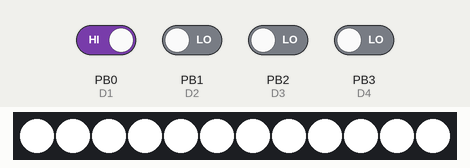
Simulated run of this sketch. Board: ATtiny85, built with avr-gcc and run on an emulated ATtiny85. Shown: 12 RGB LEDs in strip order, left to right. Inputs (shaded band) come from the test bench; at power-on: PB0 (D1) HIGH, PB1 (D2), PB2 (D3), PB3 (D4) LOW. Dim RGB values are drawn brighter than linear.

Above: at 4.9 s.
5.0 s: PB2 (D3) driven HIGH
At 5.13 s:
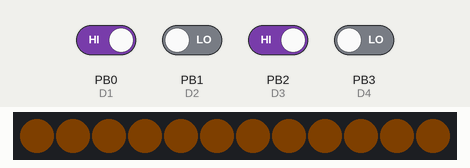
6.8 s: PB0 (D1) driven LOW
At 7.5 s:
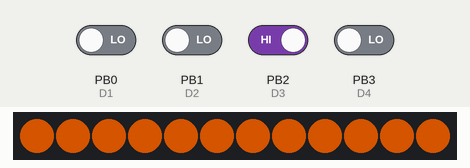
8.7 s: PB3 (D4) driven HIGH
At 9.96 s:
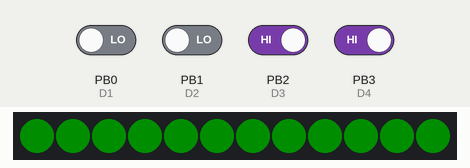
10.7 s: PB1 (D2) driven HIGH
At 11.67 s:
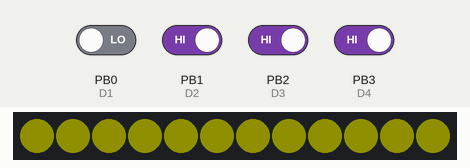
13.7 s: PB0 (D1) driven HIGH
At 14.15 s:
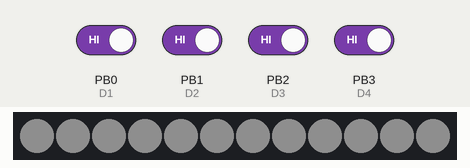
15.5 s: PB1 (D2) driven LOW
At 15.98 s:
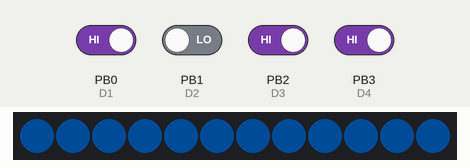

The sketch:

lsm.ino
```cpp
#include <Adafruit_NeoPixel.h>
#include <SM.h>
//#include <State.h>

/*The color palette initially should support the following:

White:	(255,255,255).
Orange: (255,102,0)
Deep Red: (255,0,0)
Green:	(0,255,0)
Blue:  (0,128,255)
Purple: (128,0,255)
Yellow:  (255,255,0)

And support the speeds of Slow, Medium, Fast for each color.

To speed up the transition rate do:

To speed up/slow down the flash rates do:

This gives up the following combinations for the state machine.
0    OFF
1    ON WHITE
2    SLOW WHITE
3    MEDIUM WHITE
4    ON ORANGE
5    SLOW ORANGE
6    MEDIUM ORANGE
7    ON RED
8    SLOW RED
9    FAST RED
10.  ON GREEN
11.  SLOW GREEN
12.  MEDIUM GREEN

Next set of colors are for fun.

13.   FAST BLUE
14.   FAST YELLOW
15.   FAST PURPLE

The color transition effect are disabled, can be added later.

State S1(){
//low white fade in/out
//Fadeup
for (uint16_t b = 5; b< 30; b++) {
 colorFast(strip.Color(b,b,b),15);
}
stateread();

//Fadedown
for (uint16_t b = 30; b> 5; b=b-1) {
  colorFast(strip.Color(b,b,b),8);
}
stateread();

 State S3(){
 // low fade red
 for (uint16_t b = 5; b< 30; b++) {
   colorFast(strip.Color(b,0,0),15);
 }
 stateread();
 for (uint16_t b = 30; b> 5; b=b-1) {
   colorFast(strip.Color(b,0,0),8);
 }
 stateread();

}

#TODO

Need to get more accurate color representation

Checkout example at:

https://learn.adafruit.com/downloads/pdf/neopixel-ring-clock.pdf

Need to get a better & faster transition.

Need to experiment with more subtle flashing effect.

*/

SM Simple(S1);

#define D1 0
#define D2 1
#define D3 2
#define D4 3
#define NUM_LEDS 12 //60LED per strip
#define DATA_PIN 4 //output pin on ATTiny85
//#define BTN_PIN 0 //input pin on ATTiny85
//#define BTN_DELAY 250 //add delay for debounce
#define NUM_PATTERNS 16 //patterns avail
#define CTR_THRESH 16

uint8_t j = 0;
uint8_t pattern=1;
//uint8_t buttonState=0;
uint8_t lastPix=0;
uint8_t myPix=0;
uint8_t direction=1;
uint8_t counter=0;
uint8_t colors[3];
uint32_t setColor=0;
unsigned long mark;
  boolean flag1=0;
  boolean flag2=0;
  boolean flag3=0;
  boolean flag4=0;

// Uses GRB instead of RGB
// Uses 800Khz datastream

Adafruit_NeoPixel strip = Adafruit_NeoPixel(NUM_LEDS, DATA_PIN, NEO_GRB + NEO_KHZ800);

void colorFast(uint32_t c, uint8_t wait) {
  for (uint16_t i = 0; i < strip.numPixels(); i++) {
    strip.setPixelColor(i, c);
  }
  strip.show();
  delay(wait);
}

void setup(){
  pinMode(D1, INPUT);
  pinMode(D2, INPUT);
  pinMode(D3, INPUT);
  pinMode(D4, INPUT);
  // Initialize with medium fast white.
  strip.begin();
  Simple.Set(S2);
/*  for (uint16_t b = 1; b< 15; b++) {
    colorFast(strip.Color(b,b,b),50);
  }
  for (uint16_t b = 15; b> 1; b=b-1) {
    colorFast(strip.Color(b,b,b),25);
  }
*/
}

// Colorfast is a function which iterates through all the pixels in the strip, wait is delay in milliseconds.

void stateread() {
  flag1 = digitalRead(D1);
  flag2 = digitalRead(D2);
  flag3 = digitalRead(D3);
  flag4 = digitalRead(D4);

  if(!flag1&&!flag2&&!flag3&&!flag4) Simple.Set(S0);
  if(flag1&&!flag2&&!flag3&&!flag4) Simple.Set(S1);
  if(!flag1&&flag2&&!flag3&&!flag4) Simple.Set(S2);
  if(flag1&&flag2&&!flag3&&!flag4) Simple.Set(S3);

  if(!flag1&&!flag2&&flag3&&!flag4) Simple.Set(S4);
  if(flag1&&!flag2&&flag3&&!flag4) Simple.Set(S5);
  if(!flag1&&flag2&&flag3&&!flag4) Simple.Set(S6);
  if(flag1&&flag2&&flag3&&!flag4) Simple.Set(S7);

  if(!flag1&&!flag2&&!flag3&&flag4) Simple.Set(S8);
  if(flag1&&!flag2&&!flag3&&flag4) Simple.Set(S9);
  if(!flag1&&flag2&&!flag3&&flag4) Simple.Set(S10);
  if(flag1&&flag2&&!flag3&&flag4) Simple.Set(S11);

  if(!flag1&&!flag2&&flag3&&flag4) Simple.Set(S12);
  if(flag1&&!flag2&&flag3&&flag4) Simple.Set(S13);
  if(!flag1&&flag2&&flag3&&flag4) Simple.Set(S14);
  if(flag1&&flag2&&flag3&&flag4) Simple.Set(S15);
}

void loop(){
  EXEC(Simple);
}

State S0(){
//Wipe all colors.
    strip.show();
    for (uint16_t b = 1; b< 15; b++) {
    colorFast(strip.Color(0,0,0),15);
    delay(10);
  }
  stateread();
  for (uint16_t b = 15; b> 1; b=b-1) {
    colorFast(strip.Color(0,0,0),8);
    delay(10);
  }
}

State S1(){
//Bright Solid White 255,255,255
    for (uint16_t b = 1; b< 15; b++) {
    colorFast(strip.Color(255,255,255),15);
    delay(10);
  }
  stateread();
  for (uint16_t b = 15; b> 1; b=b-1) {
    colorFast(strip.Color(255,255,255),8);
    delay(10);
  }
  stateread();
}


State S2(){
 //Low Slow White 30,30,30
   for (uint16_t b = 5; b< 30; b++) {
    colorFast(strip.Color(b,b,b),100);
  }
  stateread();
  for (uint16_t b = 30; b> 5; b=b-1) {
    colorFast(strip.Color(b,b,b),50);
  }
  stateread();
}

State S3(){
//Medium Fast White 60,60,60
  for (uint16_t b = 1; b< 15; b++) {
    colorFast(strip.Color(b,b,b),50);
  }
  stateread();
  for (uint16_t b = 15; b> 1; b=b-1) {
    colorFast(strip.Color(b,b,b),25);
  }
  stateread();
}

State S4(){
//Bright Solid Orange 255,102,0
   for (uint16_t b = 1; b< 15; b++) {
    colorFast(strip.Color(128,51,0),15);
    delay(10);
  }
  stateread();
  for (uint16_t b = 15; b> 1; b=b-1) {
    colorFast(strip.Color(128,51,0),8);
    delay(10);
  }
  stateread();
}

State S5(){
//Low Slow Orange 255,102,0
   for (uint16_t b = 1; b< 15; b++) {
    colorFast(strip.Color( b * 4 , b * 2 ,0),100);
  }
  stateread();
  for (uint16_t b = 15; b> 1; b=b-1) {
    colorFast(strip.Color( b * 4 , b * 2 , 0),50);
  }
  stateread();
}
State S6(){
//Medium Fast Orange 255,102,0
   for (uint16_t b = 1; b< 15; b++) {
    colorFast(strip.Color(b * 4 , b * 2 , 0 ),50);
  }
  stateread();
  for (uint16_t b = 15; b> 1; b=b-1) {
    colorFast(strip.Color(b * 4, b * 2 , 0),25);
  }
  stateread();
}

State S7(){
//Bright Solid Red 255,0,0
    for (uint16_t b = 1; b< 15; b++) {
    colorFast(strip.Color(255,0,0),15);
    delay(10);
  }
  stateread();
  for (uint16_t b = 15; b> 1; b=b-1) {
    colorFast(strip.Color(255,0,0),8);
    delay(10);
  }
  stateread();
}

State S8(){
//Low Slow Red 255,0,0
  for (uint16_t b = 1; b< 15; b++) {
    colorFast(strip.Color( b, 0, 0),100);
  }
  stateread();
  for (uint16_t b = 15; b> 1; b=b-1) {
    colorFast(strip.Color( b, 0, 0),50);
  }
  stateread();

}
State S9(){
//Fast Red 255,0,0
  for (uint16_t b = 128; b< 15; b++) {
    colorFast(strip.Color( b, 0, 0),25);
  }
  stateread();
  for (uint16_t b = 128; b> 1; b=b-1) {
    colorFast(strip.Color( b, 0, 0),15);
  }
  stateread();
}
State S10(){
//Bright Solid Green 0,255,0
   for (uint16_t b = 1; b< 15; b++) {
    colorFast(strip.Color( 0, 128, 0),15);
    delay(10);
  }
  stateread();
  for (uint16_t b = 15; b> 1; b=b-1) {
    colorFast(strip.Color( 0, 128, 0),8);
    delay(10);
  }
  stateread();
}

State S11(){
//Low Slow Green 0,255,0
  for (uint16_t b = 1; b< 15; b++) {
    colorFast(strip.Color( 0, b, 0),100);
  }
  stateread();
  for (uint16_t b = 15; b> 1; b=b-1) {
    colorFast(strip.Color( 0, b, 0),50);
  }
  stateread();
}

State S12(){
//Medium Fast Green 0,255,0
     for (uint16_t b = 1; b< 15; b++) {
    colorFast(strip.Color( 0 , b, 0),50);
  }
  stateread();
  for (uint16_t b = 15; b> 1; b=b-1) {
    colorFast(strip.Color( 0 , b, 0),25);
  }
  stateread();
}

State S13(){
//Medium Fast Blue 0,128,255
    for (uint16_t b = 1; b< 15; b++) {
    colorFast(strip.Color( 0, b, 2 * b),15);
  }
  stateread();
  for (uint16_t b = 15; b> 1; b=b-1) {
    colorFast(strip.Color( 0, b, 2 * b),8);
  }
  stateread();
}
State S14(){
//Medium Fast Yellow 255,255,0
    for (uint16_t b = 1; b< 15; b++) {
    colorFast(strip.Color( b, b, 0),15);
  }
  stateread();
  for (uint16_t b = 15; b> 1; b=b-1) {
    colorFast(strip.Color( b, b, 0),8);
  }
  stateread();
}
State S15(){
//Horrible Hack to keep it white.
//Medium Fast Purple 128,0,255
  for (uint16_t b = 1; b< 15; b++) {
    colorFast(strip.Color( b, b, b),15);
  }
  stateread();
  for (uint16_t b = 15; b> 1; b=b-1) {
    colorFast(strip.Color( b, b, b),8);
  }
  stateread();
}
////Medium Fast Purple 128,0,255
//    for (uint16_t b = 1; b< 15; b++) {
//    colorFast(strip.Color( b, 0 , 2 * b),15);
//  }
//  stateread();
//  for (uint16_t b = 15; b> 1; b=b-1) {
//    colorFast(strip.Color( b, 0, 2 * b),8);
//  }
//  stateread();
//}
```

SM.cpp
```cpp
#include "SM.h"

SM::SM(Pstate Initial){//create simple SM
  Set(Initial);//set initial state
}//constructor

//create SM with initial head and body states
SM::SM(Pstate First, Pstate Rest){
  Set(First, Rest);//set initial head and body state functions
}//constructor

void SM::Set(Pstate Current){
  Finished = false;//clear flag, just in case
  Body = Current;//common head-
  Head = Current;//-and body state function
  Exec = &SM::FRun;//set runstate to entry
}//Set()

void SM::Set(Pstate First, Pstate Rest){
  Finished = false;//clear flag just in case
  Head = First;//separate head-
  Body = Rest;//-and body state functions
  Exec =&SM::FRun;//set runstate to entry
}//set()

void SM::Finish(){
  Exec = &SM::Idle;//set runstate to finished
  Finished = true;//set flag
}//Finish()

void SM::Restart(){
  Exec = &SM::FRun;//set runstate to entry
  Finished = false;//clear flag
}//restart

void SM::Idle(){
  return;//do abolutely nothing
}//Idle()

State Nop(){
}
```

SM.h
```cpp
#ifndef SM_h
#define SM_h
#include "Arduino.h"
#include "State.h"
//macro to call runstate member fuction by runstate function pointer
#define EXEC(object) ((object).*(object.Exec))()

class SM{
typedef void(SM::*PRun)();//defines runstate pointer
  public:
    SM(Pstate);//constructor simple SM
    SM(Pstate, Pstate);//constructor machine with head and body state
    PRun Exec;//runstate pointer
    void Set(Pstate);//simple statechange
    void Set(Pstate, Pstate);//statechange to head and body state
    void Finish();//suspend mschine execution
    boolean Finished;//flag suspended machine
	void *data;//generic data pointer
    void Restart();//resume from suspension with last known states
    unsigned long Statetime(){//return ms since entry, inline for efficiency
      return millis() - Mark;
    };//Statetime();
    boolean Timeout(unsigned long T){//returns true if Statetime > T
      return (millis() - Mark)>T;
    };//Timeout()
  private:
    Pstate Head;//pointer to head state function
    Pstate Body;//pointer to body state function
    void Run(){//runstate running
      Body();
    };//Run()
    void FRun(){//runstate entry
      Mark = millis();//reset timer on entry
      Head();//call head state function
      if(!Finished) Exec = &SM::Run;//set runstate to running
    };//FRun()
    void Idle();//runstate finished
    unsigned long Mark;//timer mark
};

#endif
```

State.h
```cpp
#ifndef State_h
#define State_h
typedef void State;//statefunctions should be of this type
typedef State (*Pstate)();//pointer to statefunction
State Nop();

//macro for detection af rasing edge
#define RE(signal, state) (state=(state<<1)|(signal&1)&3)==1

//macro for detection af falling edge
#define FE(signal, state) (state=(state<<1)|(signal&1)&3)==2
#endif
```

Measured:
- after the input at 5.0 s, the LEDs: change after 0.09 s (image 1)
- after the input at 6.8 s, the LEDs: first differ from a run without the input after 0.42 s (image 2)
- after the input at 8.7 s, the LEDs: first change after 0.43 s (image 3 shows a later state)
- after the input at 13.7 s, the LEDs: change after 0.30 s (image 5)
- after the input at 15.5 s, the LEDs: first differ from a run without the input after 0.34 s (image 6)
